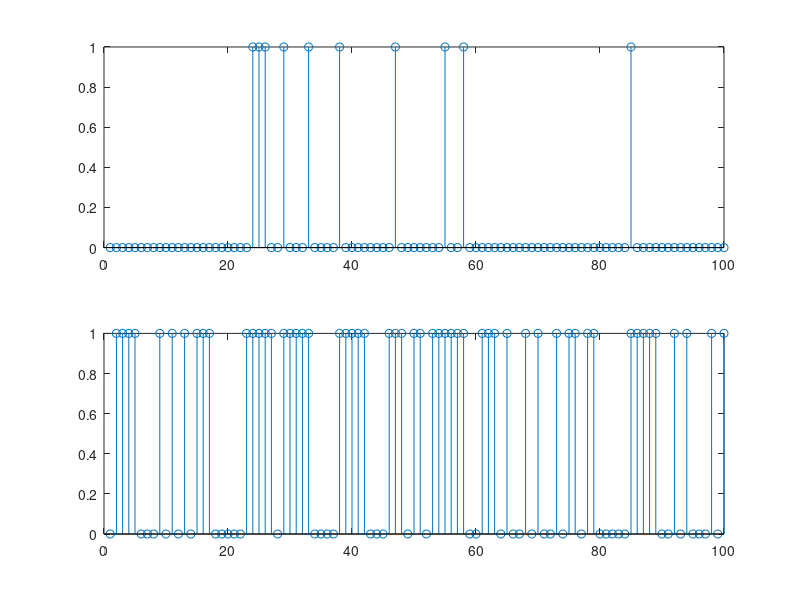

Source code (MATLAB):
clear all
close all
clc

% Vjerovatnoca 1 = p, binarni izvor
% a) p = 0.1
% Od 0-0.1 se generise 1, a 0.1-1 se generise 0
% b) p = 0.5

x = rand(1,100);
pa = 0.1;
pb = 0.5;
x1 = zeros(1,100);
x2 = zeros(1,100);

for i=1:length(x)
    if x(i) < pa
        x1(i) = 1;
    else
        x1(i) = 0;
    end
    if x(i) < pb
        x2(i) = 1;
    else
        x2(i) = 0;
    end
end

subplot(2,1,1)
stem(1:100,x1)

subplot(2,1,2)
stem(1:100,x2)

